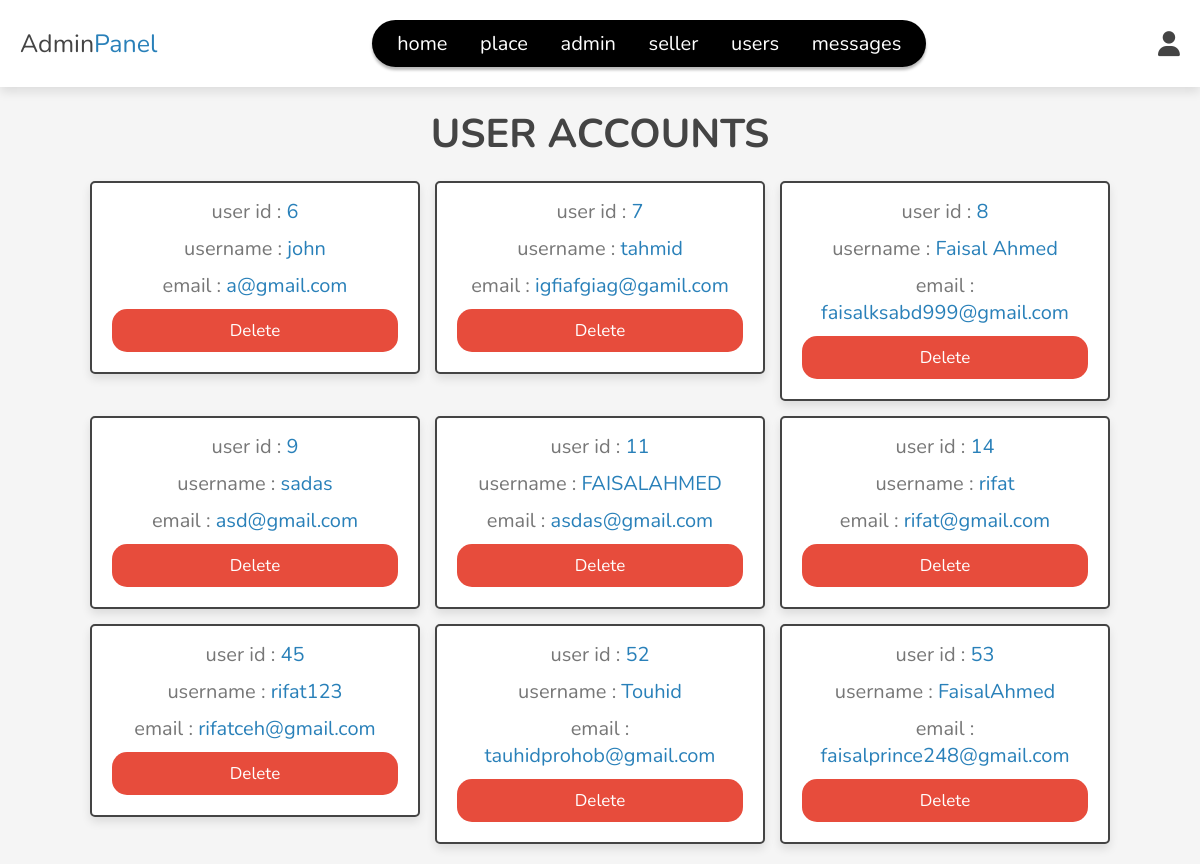
/admin/users_accounts.php (signed in), run on the app's committed database.
### tables this page shows
CREATE TABLE `users` (
  `id` int(100) NOT NULL,
  `name` varchar(20) NOT NULL,
  `email` varchar(50) NOT NULL,
  `password` varchar(50) NOT NULL
);

### admin/users_accounts.php (the view, shortened to what this page needs)
<?php
include '../components/connect.php';
?>
<!DOCTYPE html>
<html lang="en">
<head>
   <link rel="stylesheet" href="https://cdnjs.cloudflare.com/ajax/libs/font-awesome/6.1.1/css/all.min.css">
   <link rel="stylesheet" href="../css/admin_style.css">
</head>
<body>
<?php include '../components/admin_header.php'; ?>
<section class="accounts">
   <h1 class="heading">user accounts</h1>
   <div class="box-container">
   <?php
      $select_accounts = $conn->prepare("SELECT * FROM `users`");
      $select_accounts->execute();
      if($select_accounts->rowCount() > 0){
         while($fetch_accounts = $select_accounts->fetch(PDO::FETCH_ASSOC)){
   ?>
   <div class="box">
      <p> user id : <span><?= $fetch_accounts['id']; ?></span> </p>
      <p> username : <span><?= $fetch_accounts['name']; ?></span> </p>
      <p> email : <span><?= $fetch_accounts['email']; ?></span> </p>
      <a href="users_accounts.php?delete=<?= $fetch_accounts['id']; ?>" onclick="return confirm('delete this account? the user related information will also be delete!')" class="delete-btn">delete</a>
   </div>
   <?php
         }
      }else{
         echo '<p class="empty">no accounts available!</p>';
      }
   ?>
   </div>
</section>
</body>
</html>

### css/admin_style.css (style rules this page uses)
* { margin: 0; padding: 0; box-sizing: border-box; font-family: "Poppins", sans-serif; --color-background: #000119; --stroke-width: calc(1em / 16); --font-size: 30vmin; --font-weight: 700; --letter-spacing: calc(1em / 8); }
:root { --main-color: #2980b9; --orange: #f39c12; --red: #e74c3c; --black: #444; --white: #fff; --light-color: #777; --light-bg: #f5f5f5; --border: 0.2rem solid var(--black); --box-shadow: 0 0.5rem 1rem rgba(0, 0, 0, 0.1); }
* { font-family: "Nunito", sans-serif; margin: 0; padding: 0; box-sizing: border-box; outline: none; border: none; text-decoration: none; }
html { font-size: 62.5%; overflow-x: hidden; }
body { background-color: var(--light-bg); }
section { padding: 2rem; max-width: 1200px; margin: 0 auto; }
.heading { font-size: 4rem; color: var(--black); margin-bottom: 2rem; text-align: center; text-transform: uppercase; }
.btn, .delete-btn, .option-btn { display: block; width: 100%; margin-top: 1rem; border-radius: 1.5rem; padding: 1rem 3rem; font-size: 1.7rem; text-transform: capitalize; color: white; cursor: pointer; text-align: center; background-color: var(--color-background); box-shadow: 0px 0px 0px 0px #FFFFFF, 0px 0px 0px 0px #000000; transition: all 0.3s cubic-bezier(0.15, 0.83, 0.66, 1); }
.delete-btn { background-color: var(--red); width: 100%; }
.accounts .box-container { display: grid; grid-template-columns: repeat(auto-fit, 33rem); gap: 1.5rem; align-items: flex-start; justify-content: center; }
.accounts .box-container .box { padding: 2rem; padding-top: 0.5rem; border-radius: 0.5rem; text-align: center; border: var(--border); background-color: var(--white); box-shadow: var(--box-shadow); }
.accounts .box-container .box p { font-size: 2rem; color: var(--light-color); margin: 1rem 0; }
.accounts .box-container .box p span { color: var(--main-color); }

### data on the page
users: id "6", name "john", email "a@gmail.com"
users: id "7", name "tahmid", email "igfiafgiag@gamil.com"
users: id "8", name "Faisal Ahmed", email "faisalksabd999@gmail.com"
users: id "9", name "sadas", email "asd@gmail.com"
users: id "11", name "FAISALAHMED", email "asdas@gmail.com"
users: id "14", name "rifat", email "rifat@gmail.com"
users: id "45", name "rifat123", email "rifatceh@gmail.com"
users: id "52", name "Touhid", email "tauhidprohob@gmail.com"
users: id "53", name "FaisalAhmed", email "faisalprince248@gmail.com"
